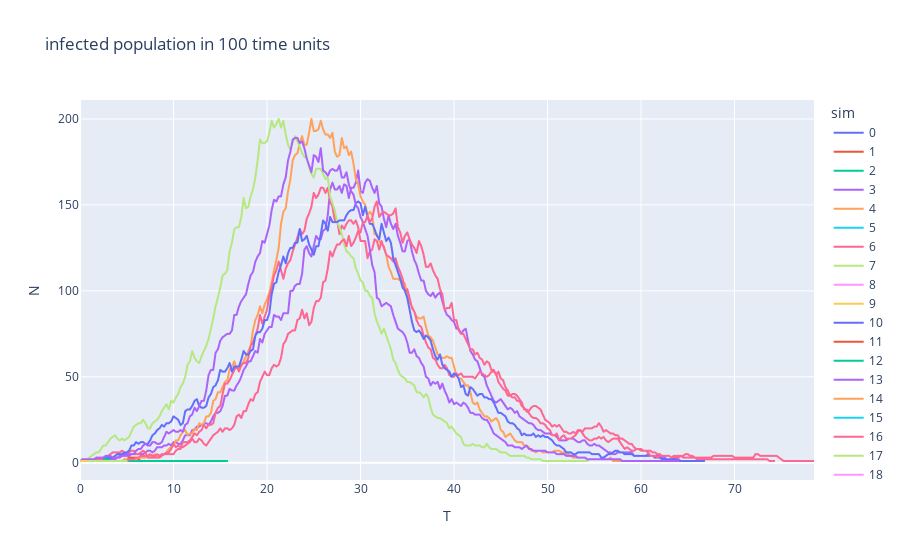

This figure's notebook cell:
### Code cell
#Plot each simulation's infected population data
stoch_simple_sir_fig = px.line(all_sims_infected_people, x="T", y="N", color="sim", title='infected population in 100 time units')
stoch_simple_sir_fig.show()

### Figure 1 — Plotly figure (JSON) as saved in the notebook; plotly's stock layout.template omitted (floating-point values rounded to 4 significant figures; data arrays with more than 128 entries replaced by an {"elided": "..."} marker saying what was removed)
{"data": [{"hovertemplate": "sim=0<br>T=%{x}<br>N=%{y}<extra></extra>", "legendgroup": "0", "line": {"color": "#636efa", "dash": "solid"}, "marker": {"symbol": "circle"}, "mode": "lines", "name": "0", "showlegend": true, "type": "scattergl", "x": [0, 0.25, 0.5, 0.75, 1], "xaxis": "x", "y": [1, 1, 1, 1, 1], "yaxis": "y"}, {"hovertemplate": "sim=1<br>T=%{x}<br>N=%{y}<extra></extra>", "legendgroup": "1", "line": {"color": "#EF553B", "dash": "solid"}, "marker": {"symbol": "circle"}, "mode": "lines", "name": "1", "showlegend": true, "type": "scattergl", "x": [0, 0.25, 0.5, 0.75, 1, 1.25, 1.5, 1.75, 2, 2.25, 2.5, 2.75, 3, 3.25, 3.5, 3.75, 4, 4.25, 4.5, 4.75, 5, 5.25, 5.5, 5.75, 6, 6.25, 6.5, 6.75, 7, 7.25, 7.5, 7.75, 8], "xaxis": "x", "y": [1, 1, 1, 1, 1, 2, 2, 1, 1, 1, 1, 1, 1, 1, 1, 1, 1, 1, 1, 2, 2, 3, 3, 3, 3, 2, 1, 1, 1, 1, 1, 1, 1], "yaxis": "y"}, {"hovertemplate": "sim=2<br>T=%{x}<br>N=%{y}<extra></extra>", "legendgroup": "2", "line": {"color": "#00cc96", "dash": "solid"}, "marker": {"symbol": "circle"}, "mode": "lines", "name": "2", "showlegend": true, "type": "scattergl", "x": [0, 0.25, 0.5, 0.75, 1, 1.25, 1.5, 1.75, 2, 2.25, 2.5, 2.75, 3, 3.25, 3.5, 3.75, 4, 4.25, 4.5, 4.75, 5, 5.25, 5.5, 5.75, 6, 6.25, 6.5, 6.75, 7, 7.25, 7.5, 7.75, 8, 8.25, 8.5, 8.75, 9, 9.25, 9.5, 9.75, 10, 10.25, 10.5, 10.75, 11, 11.25, 11.5, 11.75, 12, 12.25, 12.5, 12.75, 13, 13.25, 13.5, 13.75, 14, 14.25, 14.5, 14.75, 15, 15.25, 15.5, 15.75], "xaxis": "x", "y": [1, 1, 1, 1, 1, 1, 1, 1, 1, 1, 1, 1, 1, 1, 1, 1, 1, 1, 1, 1, 1, 1, 1, 1, 1, 1, 1, 1, 1, 1, 1, 1, 1, 1, 1, 1, 1, 1, 1, 1, 1, 1, 1, 1, 1, 1, 1, 1, 1, 1, 1, 1, 1, 1, 1, 1, 1, 1, 1, 1, 1, 1, 1, 1], "yaxis": "y"}, {"hovertemplate": "sim=3<br>T=%{x}<br>N=%{y}<extra></extra>", "legendgroup": "3", "line": {"color": "#ab63fa", "dash": "solid"}, "marker": {"symbol": "circle"}, "mode": "lines", "name": "3", "showlegend": true, "type": "scattergl", "x": {"elided": "264 float values"}, "xaxis": "x", "y": {"elided": "264 int values"}, "yaxis": "y"}, {"hovertemplate": "sim=4<br>T=%{x}<br>N=%{y}<extra></extra>", "legendgroup": "4", "line": {"color": "#FFA15A", "dash": "solid"}, "marker": {"symbol": "circle"}, "mode": "lines", "name": "4", "showlegend": true, "type": "scattergl", "x": {"elided": "233 float values"}, "xaxis": "x", "y": {"elided": "233 int values"}, "yaxis": "y"}, {"hovertemplate": "sim=5<br>T=%{x}<br>N=%{y}<extra></extra>", "legendgroup": "5", "line": {"color": "#19d3f3", "dash": "solid"}, "marker": {"symbol": "circle"}, "mode": "lines", "name": "5", "showlegend": true, "type": "scattergl", "x": [0, 0.25, 0.5, 0.75, 1, 1.25, 1.5], "xaxis": "x", "y": [1, 1, 1, 1, 1, 1, 1], "yaxis": "y"}, {"hovertemplate": "sim=6<br>T=%{x}<br>N=%{y}<extra></extra>", "legendgroup": "6", "line": {"color": "#FF6692", "dash": "solid"}, "marker": {"symbol": "circle"}, "mode": "lines", "name": "6", "showlegend": true, "type": "scattergl", "x": {"elided": "298 float values"}, "xaxis": "x", "y": {"elided": "298 int values"}, "yaxis": "y"}, {"hovertemplate": "sim=7<br>T=%{x}<br>N=%{y}<extra></extra>", "legendgroup": "7", "line": {"color": "#B6E880", "dash": "solid"}, "marker": {"symbol": "circle"}, "mode": "lines", "name": "7", "showlegend": true, "type": "scattergl", "x": {"elided": "264 float values"}, "xaxis": "x", "y": {"elided": "264 int values"}, "yaxis": "y"}, {"hovertemplate": "sim=8<br>T=%{x}<br>N=%{y}<extra></extra>", "legendgroup": "8", "line": {"color": "#FF97FF", "dash": "solid"}, "marker": {"symbol": "circle"}, "mode": "lines", "name": "8", "showlegend": true, "type": "scattergl", "x": [0, 0.25, 0.5, 0.75], "xaxis": "x", "y": [1, 1, 2, 1], "yaxis": "y"}, {"hovertemplate": "sim=9<br>T=%{x}<br>N=%{y}<extra></extra>", "legendgroup": "9", "line": {"color": "#FECB52", "dash": "solid"}, "marker": {"symbol": "circle"}, "mode": "lines", "name": "9", "showlegend": true, "type": "scattergl", "x": [0, 0.25, 0.5, 0.75, 1], "xaxis": "x", "y": [1, 1, 1, 1, 1], "yaxis": "y"}, {"hovertemplate": "sim=10<br>T=%{x}<br>N=%{y}<extra></extra>", "legendgroup": "10", "line": {"color": "#636efa", "dash": "solid"}, "marker": {"symbol": "circle"}, "mode": "lines", "name": "10", "showlegend": true, "type": "scattergl", "x": {"elided": "268 float values"}, "xaxis": "x", "y": {"elided": "268 int values"}, "yaxis": "y"}, {"hovertemplate": "sim=11<br>T=%{x}<br>N=%{y}<extra></extra>", "legendgroup": "11", "line": {"color": "#EF553B", "dash": "solid"}, "marker": {"symbol": "circle"}, "mode": "lines", "name": "11", "showlegend": true, "type": "scattergl", "x": [0, 0.25], "xaxis": "x", "y": [1, 1], "yaxis": "y"}, {"hovertemplate": "sim=12<br>T=%{x}<br>N=%{y}<extra></extra>", "legendgroup": "12", "line": {"color": "#00cc96", "dash": "solid"}, "marker": {"symbol": "circle"}, "mode": "lines", "name": "12", "showlegend": true, "type": "scattergl", "x": [0, 0.25, 0.5, 0.75, 1, 1.25, 1.5, 1.75, 2, 2.25, 2.5, 2.75, 3, 3.25, 3.5], "xaxis": "x", "y": [1, 1, 1, 1, 1, 1, 2, 3, 3, 3, 3, 2, 2, 1, 1], "yaxis": "y"}, {"hovertemplate": "sim=13<br>T=%{x}<br>N=%{y}<extra></extra>", "legendgroup": "13", "line": {"color": "#ab63fa", "dash": "solid"}, "marker": {"symbol": "circle"}, "mode": "lines", "name": "13", "showlegend": true, "type": "scattergl", "x": {"elided": "257 float values"}, "xaxis": "x", "y": {"elided": "257 int values"}, "yaxis": "y"}, {"hovertemplate": "sim=14<br>T=%{x}<br>N=%{y}<extra></extra>", "legendgroup": "14", "line": {"color": "#FFA15A", "dash": "solid"}, "marker": {"symbol": "circle"}, "mode": "lines", "name": "14", "showlegend": true, "type": "scattergl", "x": [0, 0.25, 0.5, 0.75, 1, 1.25], "xaxis": "x", "y": [1, 1, 1, 1, 1, 1], "yaxis": "y"}, {"hovertemplate": "sim=15<br>T=%{x}<br>N=%{y}<extra></extra>", "legendgroup": "15", "line": {"color": "#19d3f3", "dash": "solid"}, "marker": {"symbol": "circle"}, "mode": "lines", "name": "15", "showlegend": true, "type": "scattergl", "x": [0, 0.25, 0.5], "xaxis": "x", "y": [1, 1, 1], "yaxis": "y"}, {"hovertemplate": "sim=16<br>T=%{x}<br>N=%{y}<extra></extra>", "legendgroup": "16", "line": {"color": "#FF6692", "dash": "solid"}, "marker": {"symbol": "circle"}, "mode": "lines", "name": "16", "showlegend": true, "type": "scattergl", "x": {"elided": "315 float values"}, "xaxis": "x", "y": {"elided": "315 int values"}, "yaxis": "y"}, {"hovertemplate": "sim=17<br>T=%{x}<br>N=%{y}<extra></extra>", "legendgroup": "17", "line": {"color": "#B6E880", "dash": "solid"}, "marker": {"symbol": "circle"}, "mode": "lines", "name": "17", "showlegend": true, "type": "scattergl", "x": [0, 0.25, 0.5, 0.75, 1, 1.25, 1.5, 1.75, 2, 2.25, 2.5, 2.75, 3, 3.25, 3.5, 3.75, 4, 4.25, 4.5, 4.75, 5], "xaxis": "x", "y": [1, 1, 1, 1, 1, 1, 1, 1, 1, 1, 1, 1, 1, 1, 1, 1, 1, 1, 1, 1, 1], "yaxis": "y"}, {"hovertemplate": "sim=18<br>T=%{x}<br>N=%{y}<extra></extra>", "legendgroup": "18", "line": {"color": "#FF97FF", "dash": "solid"}, "marker": {"symbol": "circle"}, "mode": "lines", "name": "18", "showlegend": true, "type": "scattergl", "x": [0, 0.25], "xaxis": "x", "y": [1, 1], "yaxis": "y"}, {"hovertemplate": "sim=19<br>T=%{x}<br>N=%{y}<extra></extra>", "legendgroup": "19", "line": {"color": "#FECB52", "dash": "solid"}, "marker": {"symbol": "circle"}, "mode": "lines", "name": "19", "showlegend": true, "type": "scattergl", "x": [0, 0.25, 0.5, 0.75], "xaxis": "x", "y": [1, 1, 1, 1], "yaxis": "y"}], "layout": {"legend": {"title": {"text": "sim"}, "tracegroupgap": 0}, "title": {"text": "infected population in 100 time units"}, "xaxis": {"anchor": "y", "domain": [0, 1], "title": {"text": "T"}}, "yaxis": {"anchor": "x", "domain": [0, 1], "title": {"text": "N"}}}}
